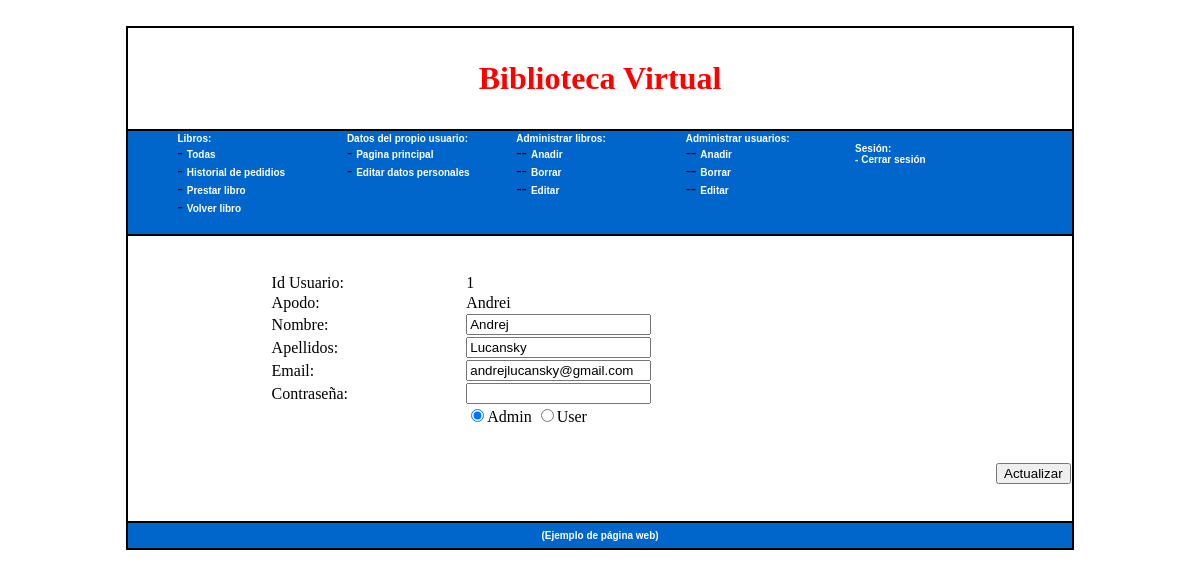
The page /index.php?contenido=editarUsuario&id=1 (signed in) on the database its author committed.
### tables this page shows
CREATE TABLE IF NOT EXISTS `USUARIO` (
  `id` INT NOT NULL AUTO_INCREMENT,
  `nombre` VARCHAR(45) NULL,
  `apellidos` VARCHAR(45) NULL,
  `email` VARCHAR(45) NULL,
  `tipo` ENUM('user','admin') NULL,
  `password` VARCHAR(45) NOT NULL,
  `apodo` VARCHAR(45) NOT NULL,
  PRIMARY KEY (`id`));

### editarUsuario.php (the view, shortened to what this page needs)
<?php session_start();
$id = $_GET['id'];
$tipo = $_SESSION['tipo_usuario'];
?>
<body>
<form id="form1" name="form1" method="post" action="procesarUsuario.php">
    <br />
    <br />
    <table width="70%" border="0" align="center" cellspacing="0">
        <tr>
            <td><span class="style8">Id Usuario:</span></td>
            <td><span class="style9">
      <?php
      $clausula = "SELECT * FROM usuario WHERE id=$id;";
      $result=mysql_fetch_array(mysql_query($clausula));
      echo $result[id];
      ?>
                </span>
            </td>
        </tr>
        <tr>
            <td><span class="style8">Apodo:</span></td>
            <td>
                <span class="style9">
                    <?php
                        echo $result[apodo];
                    ?>
                </span>
            </td>
        </tr>
        <tr>
            <td><span class="style8">Nombre:</span></td>
            <td><label>
                    <input type="text" name="nombre" id="nombre" value='<?php echo $result[nombre];?>' />
                </label></td>
        </tr>
        <tr>
            <td><span class="style8">Apellidos:</span></td>
            <td><input type="text" name="apellidos" id="apellidos" value='<?php echo $result[apellidos];?>'></td>
        </tr>
        <tr>
            <td><span class="style8">Email:</span></td>
            <td><input type="text" name="email" id="email" value='<?php echo $result[email];?>'></td>
        </tr>
        <tr>
            <td><span class="style8">Contrase&ntilde;a:</span></td>
            <td><label>
                    <input name="password" type="password" id="password"/>
                </label></td>
        </tr>
        <?php
            if($tipo == "admin") {
                ?>
                <tr>
                    <td></td>
                    <td>
                        <input type="radio" name="tipo"
                               value="admin" <?php if ($result[tipo] == "admin") echo "checked"; ?>/>Admin
                        <input type="radio" name="tipo"
                               value="user" <?php if ($result[tipo] == "user") echo "checked"; ?>/>User
                    </td>
                </tr>
            <?php
            }
        ?>
    </table>
    <div align="right"><br />
        <br />
        <input type="submit" name="Submit" id="Submit" value="Actualizar" />
    </div>
</form>
<br />
</body>
</html>

### rows shown on the page
usuario: id "1", apodo "Andrei", nombre "Andrej", apellidos "Lucansky", email "andrejlucansky@gmail.com", tipo "☑"
